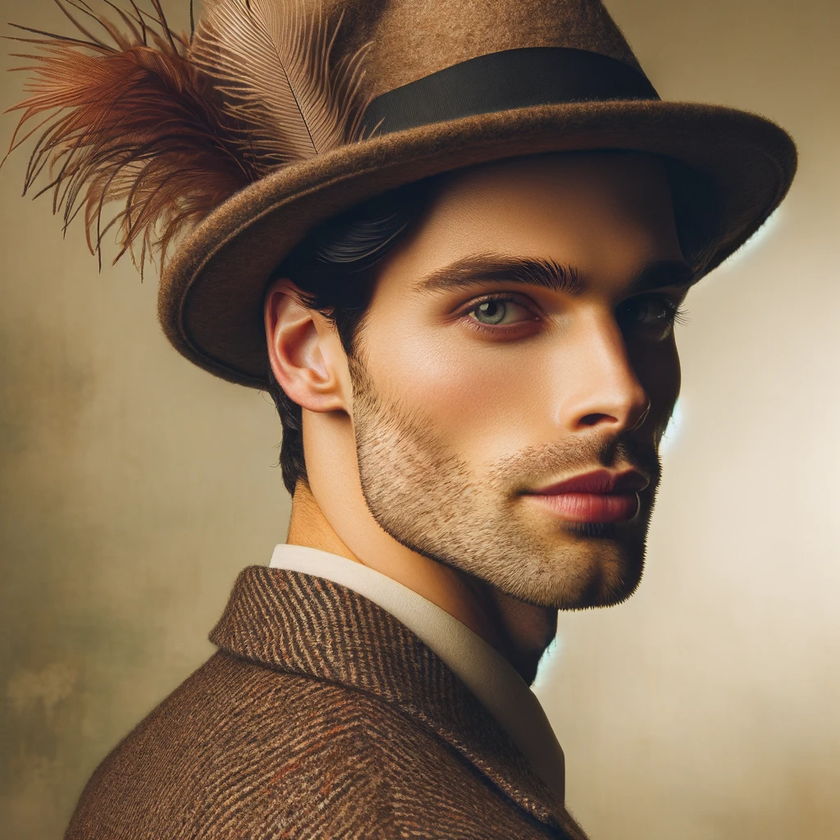
#> input picture python_work/fff/like_lenna.png, 840 x 840 px, shrunk from 1024 x 1024 before the run
$ jupyter execute 02_03_edge.ipynb   (shell and % lines are left out)
#> lines starting #> are read from the running program, lines starting #| are printed output that depends on the picture
### 푸리에 변환

[cell 1]
import numpy as np
import cv2
import matplotlib.pyplot as plt

##1. 이미지로드
img = cv2.imread('../fff/like_lenna.png',cv2.IMREAD_GRAYSCALE)
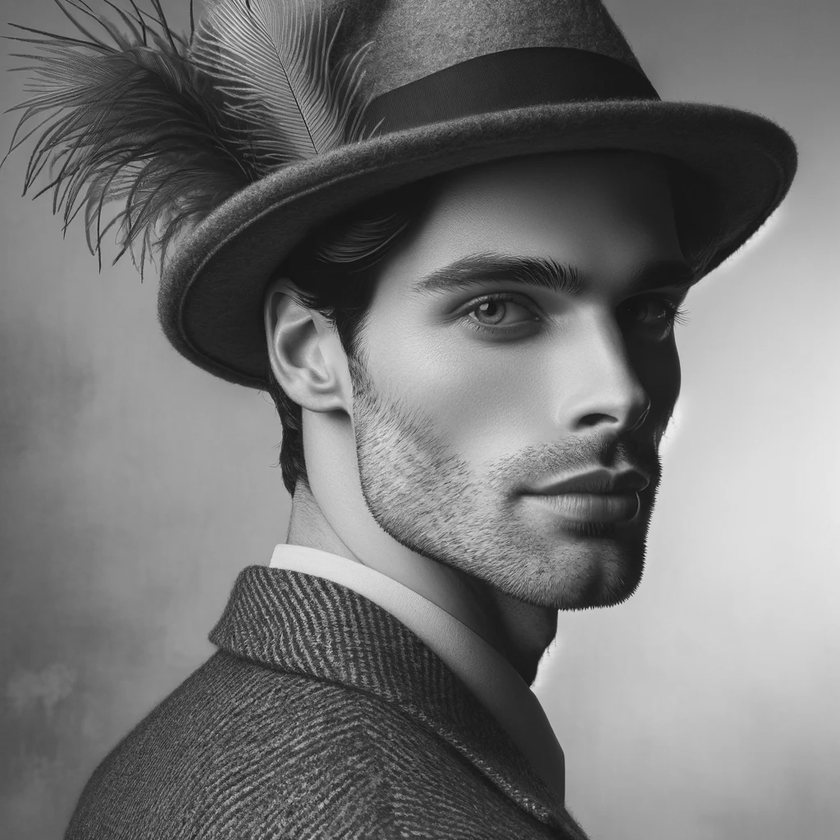
#> img: shape (840, 840); min 12, max 235, mean 116.2

## 2. 푸리에 변환 적용
f = np.fft.fft2(img)
fshift = np.fft.fftshift(f)
spectruum = 20 * np.log(np.abs(fshift))
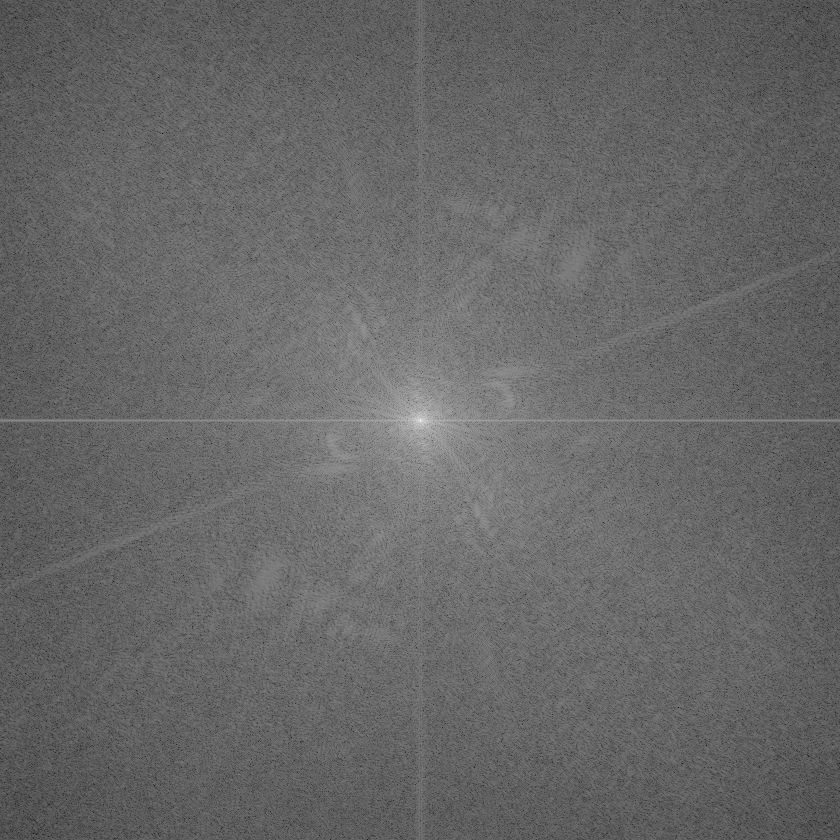
#> spectruum: shape (840, 840) float64; min 35.9, max 364.4, mean 169; drawn with min black and max white

## 3. 주파수 시각화
plt.subplot(121)
plt.imshow(img, cmap='gray')

plt.subplot(122)
plt.imshow(spectruum, cmap='gray')

plt.show()
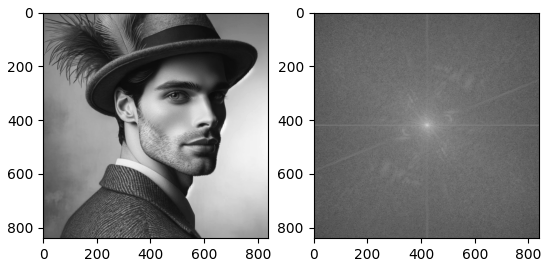
#> figure drawn by matplotlib, 2 panels

[cell 2]
## 고주파 제거
rows, cols = img.shape
#> rows = 840; cols = 840
crow, ccol = rows//2, cols//2
#> crow = 420; ccol = 420
rr = 30
mask = np.ones((rows,cols),np.uint8)
#mask
mask[crow-rr:crow+rr, ccol-rr:ccol+rr] = 0
#np.savetxt("../fff/aaa.txt", mask, fmt="%d")
fshift_filter = fshift*mask ## 0을 곱하여 0으로 변경

## 역 푸리에 변환
f_ishift = np.fft.ifftshift(fshift_filter)
img_back= np.fft.ifft2(f_ishift)
img_back = np.abs(img_back)
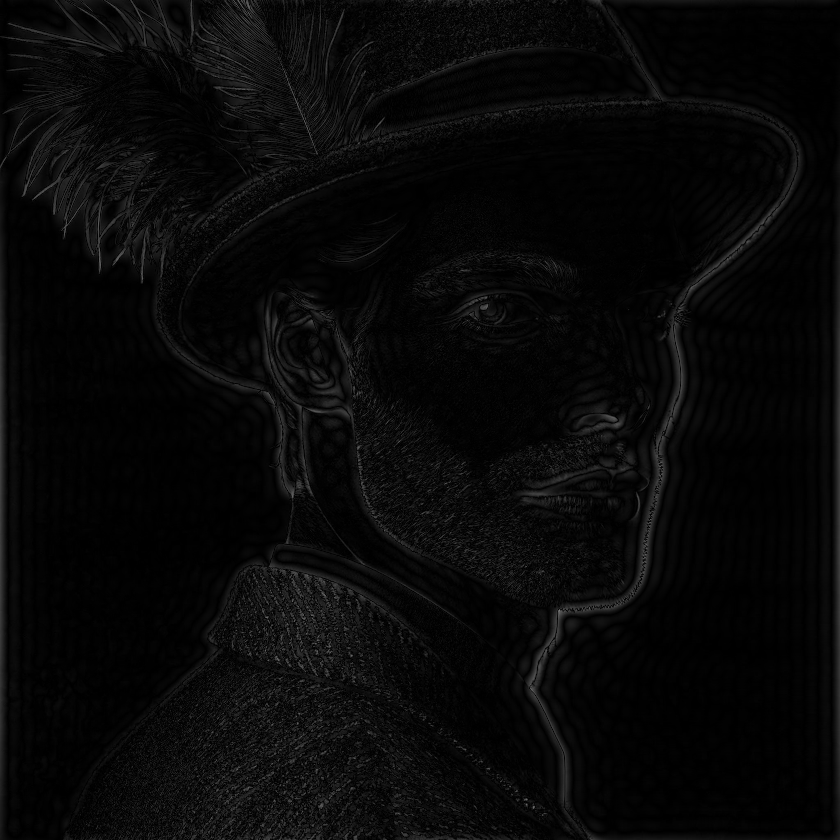
#> img_back: shape (840, 840) float64; min 0.00409, max 125.4, mean 8.6

## 시각화
plt.figure(figsize=(12,12))
plt.subplot(133)
plt.imshow(img_back,cmap="gray")
plt.tight_layout()
plt.show()

이미지 경계 검출

[cell 3]
import cv2
import matplotlib.pyplot as plt

img = cv2.imread('../fff/like_lenna.png', cv2.IMREAD_GRAYSCALE)

## 가우시안 블러
blur_img = cv2.GaussianBlur(img,(5,5),1.4)

## 캐니 애지 검출
canny_edges = cv2.Canny(blur_img, threshold1=150, threshold2=250)
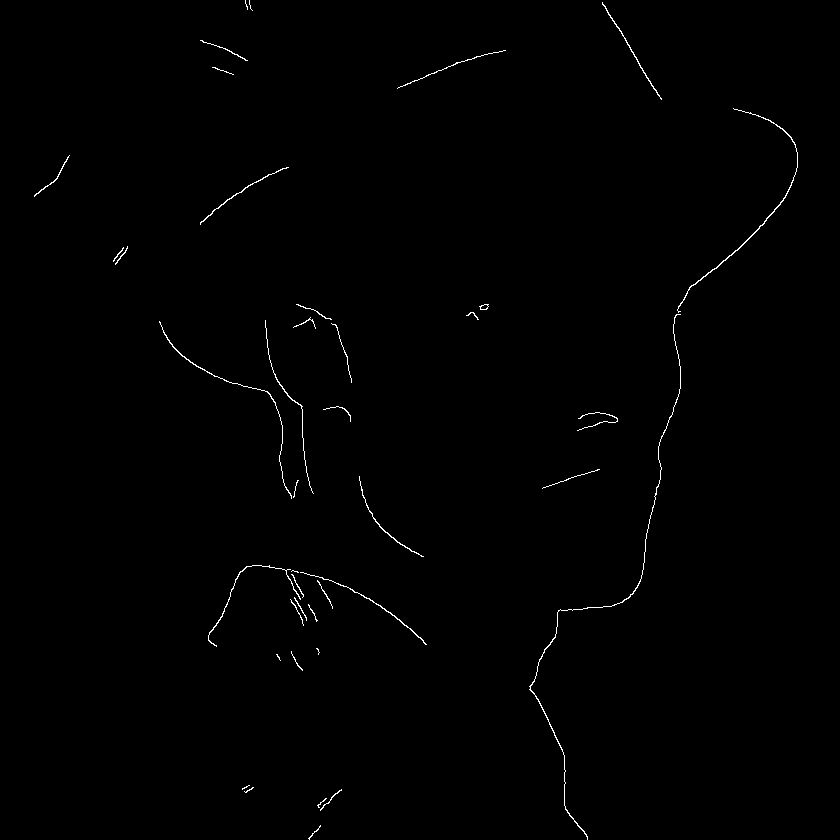
#> canny_edges: shape (840, 840); 0.5% white in thin lines or dots

fig, axes = plt.subplots(1,3, figsize=(15,5))
axes[0].imshow(img,cmap='gray')
axes[1].imshow(blur_img,cmap='gray')
axes[2].imshow(canny_edges,cmap='gray')

axes[0].axis('off')
axes[1].axis('off')
axes[2].axis('off')

$ run again, with python_work/fff/back.png copied over python_work/fff/like_lenna.png
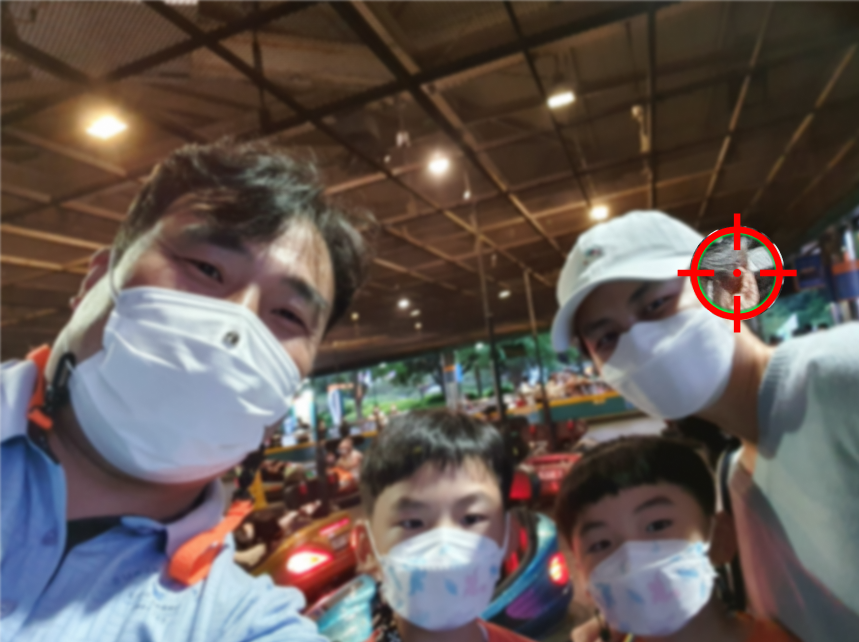
#> input picture python_work/fff/back.png, 859 x 642 px
#> `spectruum = 20 * np.log(np.abs(fshift))`:
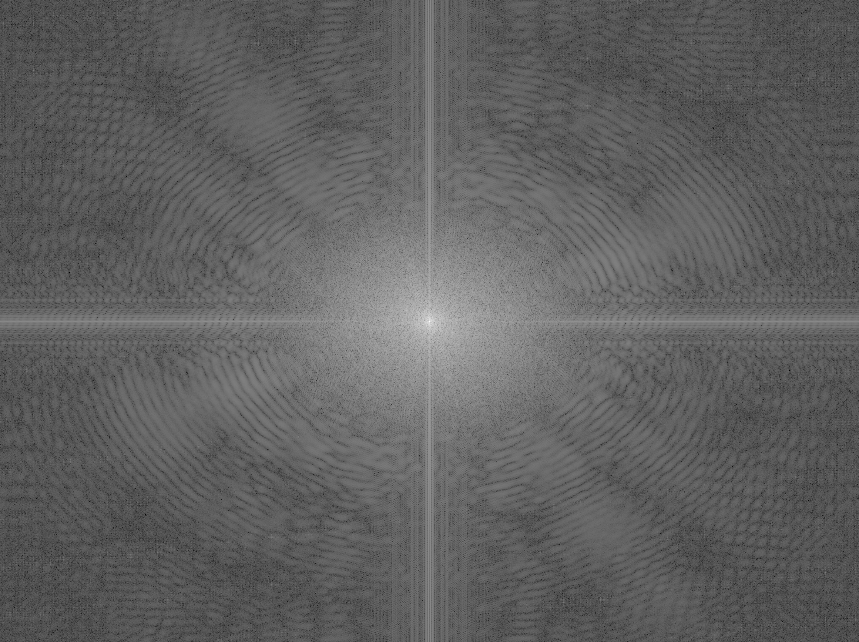
#> spectruum: shape (642, 859) float64; min 6.45, max 354.6, mean 138.7; drawn with min black and max white
#> `canny_edges = cv2.Canny(blur_img, threshold1=150, threshold2=250)`:
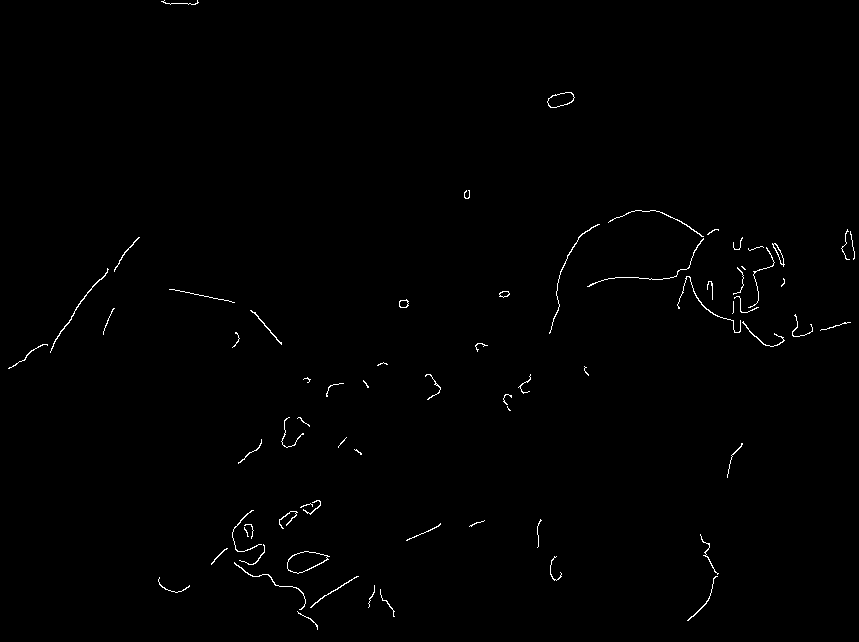
#> canny_edges: shape (642, 859); 0.61% white in thin lines or dots
